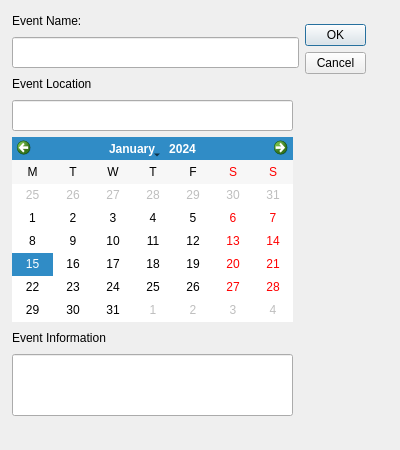
<?xml version="1.0" encoding="UTF-8"?>
<ui version="4.0">
 <class>InsertMenuEventWindow</class>
 <widget class="QDialog" name="InsertMenuEventWindow">
  <property name="geometry">
   <rect>
    <x>0</x>
    <y>0</y>
    <width>400</width>
    <height>450</height>
   </rect>
  </property>
  <property name="minimumSize">
   <size>
    <width>400</width>
    <height>450</height>
   </size>
  </property>
  <property name="maximumSize">
   <size>
    <width>400</width>
    <height>450</height>
   </size>
  </property>
  <property name="windowTitle">
   <string>Dialog</string>
  </property>
  <property name="inputMethodHints">
   <set>Qt::ImhNone</set>
  </property>
  <property name="sizeGripEnabled">
   <bool>false</bool>
  </property>
  <widget class="QWidget" name="layoutWidget">
   <property name="geometry">
    <rect>
     <x>12</x>
     <y>11</y>
     <width>354</width>
     <height>467</height>
    </rect>
   </property>
   <layout class="QHBoxLayout" name="horizontalLayout_4">
    <item>
     <layout class="QVBoxLayout" name="verticalLayout_4">
      <item>
       <layout class="QVBoxLayout" name="verticalLayout">
        <item>
         <layout class="QHBoxLayout" name="horizontalLayout">
          <item>
           <widget class="QLabel" name="labelEventNameMenuDialog">
            <property name="text">
             <string>Event Name:</string>
            </property>
           </widget>
          </item>
          <item>
           <spacer name="horizontalSpacer">
            <property name="orientation">
             <enum>Qt::Horizontal</enum>
            </property>
            <property name="sizeHint" stdset="0">
             <size>
              <width>40</width>
              <height>20</height>
             </size>
            </property>
           </spacer>
          </item>
         </layout>
        </item>
       </layout>
      </item>
      <item>
       <widget class="QLineEdit" name="textEventNameBoxMenuDialog">
        <property name="minimumSize">
         <size>
          <width>281</width>
          <height>31</height>
         </size>
        </property>
       </widget>
      </item>
      <item>
       <layout class="QVBoxLayout" name="verticalLayout_2">
        <item>
         <layout class="QHBoxLayout" name="horizontalLayout_2">
          <item>
           <widget class="QLabel" name="labelEventLocationMenuDialog">
            <property name="text">
             <string>Event Location</string>
            </property>
           </widget>
          </item>
          <item>
           <spacer name="horizontalSpacer_2">
            <property name="orientation">
             <enum>Qt::Horizontal</enum>
            </property>
            <property name="sizeHint" stdset="0">
             <size>
              <width>40</width>
              <height>20</height>
             </size>
            </property>
           </spacer>
          </item>
         </layout>
        </item>
       </layout>
      </item>
      <item>
       <widget class="QLineEdit" name="textEventLocationBoxMenuDialog">
        <property name="minimumSize">
         <size>
          <width>281</width>
          <height>31</height>
         </size>
        </property>
        <property name="maximumSize">
         <size>
          <width>281</width>
          <height>31</height>
         </size>
        </property>
       </widget>
      </item>
      <item>
       <widget class="QCalendarWidget" name="calendarWidget">
        <property name="enabled">
         <bool>true</bool>
        </property>
        <property name="minimumSize">
         <size>
          <width>281</width>
          <height>185</height>
         </size>
        </property>
        <property name="maximumSize">
         <size>
          <width>281</width>
          <height>185</height>
         </size>
        </property>
        <property name="gridVisible">
         <bool>false</bool>
        </property>
        <property name="selectionMode">
         <enum>QCalendarWidget::SingleSelection</enum>
        </property>
        <property name="horizontalHeaderFormat">
         <enum>QCalendarWidget::SingleLetterDayNames</enum>
        </property>
        <property name="verticalHeaderFormat">
         <enum>QCalendarWidget::NoVerticalHeader</enum>
        </property>
       </widget>
      </item>
      <item>
       <layout class="QVBoxLayout" name="verticalLayout_3">
        <item>
         <layout class="QHBoxLayout" name="horizontalLayout_3">
          <item>
           <widget class="QLabel" name="labelEventInfoMenuDialog">
            <property name="text">
             <string>Event Information</string>
            </property>
           </widget>
          </item>
          <item>
           <spacer name="horizontalSpacer_3">
            <property name="orientation">
             <enum>Qt::Horizontal</enum>
            </property>
            <property name="sizeHint" stdset="0">
             <size>
              <width>40</width>
              <height>20</height>
             </size>
            </property>
           </spacer>
          </item>
         </layout>
        </item>
       </layout>
      </item>
      <item>
       <widget class="QLineEdit" name="textEventInfoBoxMenuDialog">
        <property name="minimumSize">
         <size>
          <width>281</width>
          <height>62</height>
         </size>
        </property>
        <property name="maximumSize">
         <size>
          <width>281</width>
          <height>62</height>
         </size>
        </property>
       </widget>
      </item>
      <item>
       <spacer name="verticalSpacer">
        <property name="orientation">
         <enum>Qt::Vertical</enum>
        </property>
        <property name="sizeHint" stdset="0">
         <size>
          <width>20</width>
          <height>40</height>
         </size>
        </property>
       </spacer>
      </item>
     </layout>
    </item>
    <item>
     <widget class="QDialogButtonBox" name="buttonBox">
      <property name="minimumSize">
       <size>
        <width>61</width>
        <height>440</height>
       </size>
      </property>
      <property name="maximumSize">
       <size>
        <width>61</width>
        <height>440</height>
       </size>
      </property>
      <property name="orientation">
       <enum>Qt::Vertical</enum>
      </property>
      <property name="standardButtons">
       <set>QDialogButtonBox::Cancel|QDialogButtonBox::Ok</set>
      </property>
     </widget>
    </item>
   </layout>
  </widget>
 </widget>
 <tabstops>
  <tabstop>textEventNameBoxMenuDialog</tabstop>
  <tabstop>textEventLocationBoxMenuDialog</tabstop>
  <tabstop>calendarWidget</tabstop>
  <tabstop>textEventInfoBoxMenuDialog</tabstop>
 </tabstops>
 <resources/>
 <connections>
  <connection>
   <sender>buttonBox</sender>
   <signal>accepted()</signal>
   <receiver>InsertMenuEventWindow</receiver>
   <slot>accept()</slot>
   <hints>
    <hint type="sourcelabel">
     <x>248</x>
     <y>254</y>
    </hint>
    <hint type="destinationlabel">
     <x>157</x>
     <y>274</y>
    </hint>
   </hints>
  </connection>
  <connection>
   <sender>buttonBox</sender>
   <signal>rejected()</signal>
   <receiver>InsertMenuEventWindow</receiver>
   <slot>reject()</slot>
   <hints>
    <hint type="sourcelabel">
     <x>316</x>
     <y>260</y>
    </hint>
    <hint type="destinationlabel">
     <x>286</x>
     <y>274</y>
    </hint>
   </hints>
  </connection>
 </connections>
</ui>
